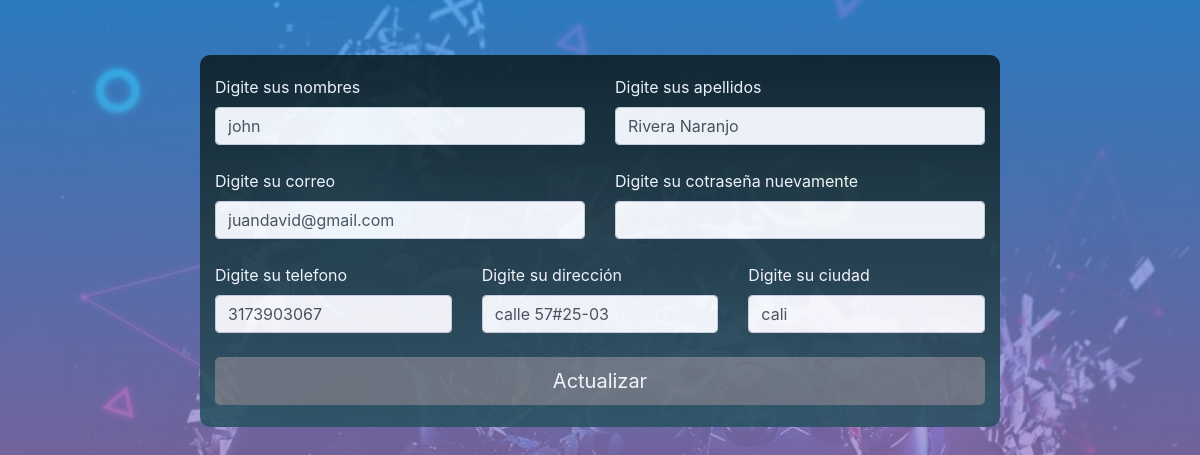
The app's page /crud/usuarios/modificar_usuario.php?idUsuarios=1 with its own data.
### tables this page shows
CREATE TABLE `usuarios` (
  `idUsuarios` int(11) NOT NULL,
  `nombres` varchar(45) DEFAULT NULL,
  `apellidos` varchar(45) DEFAULT NULL,
  `correo` varchar(45) DEFAULT NULL,
  `clave` varchar(45) DEFAULT NULL,
  `telefono` varchar(45) DEFAULT NULL,
  `direccion` varchar(45) DEFAULT NULL,
  `ciudad` varchar(45) DEFAULT NULL,
  `Roles_idRoles` int(11) NOT NULL,
  `estado` int(1) NOT NULL
);

### crud/usuarios/modificar_usuario.php (the view, shortened to what this page needs)
<?php
  require('../conexion.php');
  $idUsuarios=$_GET['idUsuarios'];
  $query="SELECT idUsuarios,nombres,apellidos,correo,clave,telefono,direccion,ciudad FROM usuarios WHERE idUsuarios='$idUsuarios'";
  $resultado=$con->query($query);
  $row=$resultado->fetch_assoc() or die($conn->error);
 ?>
<!DOCTYPE html>
<html lang="en">
<head>
     <link href="../../bootstrap/bootstrap.min.css" rel="stylesheet">
     <link href="../../css/usuario.css" rel="stylesheet">
  </head>
  <body>
     <div class="container">
     <form method="post" action="modificar_usuario_validar.php">
       <div class="row">
         <div class="col">
           <label for="">Digite sus nombres</label>
           <input type="text" class="form-control" name="nombres" value="<?php echo $row['nombres'];?>" required pattern="[A-Za-z\s]{1,40}" title="Solo letras" id=""><br>
         </div>
         <div class="col">
           <label for="">Digite sus apellidos</label>
           <input type="text" class="form-control" name="apellidos" value="<?php echo $row['apellidos'];?>" required pattern="[A-Za-z\s]{1,40}" title="Solo letras" id=""><br>
         </div>
       </div>
       <div class="row">
         <div class="col">
           <label for="">Digite su correo</label>
           <input type="email" class="form-control" name="correo" value="<?php echo $row['correo'];?>" required><br>
         </div>
         <div class="col">
           <label for="">Digite su cotraseña nuevamente</label>
           <input type="password" class="form-control" value="" required name="contraseña"  id=""><br>
         </div>
       </div>
       <div class="row">
         <div class="col">
           <label for="">Digite su telefono</label>
           <input type="tel" class="form-control" name="telefono" value="<?php echo $row['telefono'];?>" required pattern="[0-9]{1,15}" title="Solo numeros" id=""><br>
         </div>
         <div class="col">
           <label for="">Digite su dirección</label>
           <input type="text" class="form-control" name="direccion" value="<?php echo $row['direccion'];?>" required id=""><br>
         </div>
         <div class="col">
           <label for="">Digite su ciudad</label>
           <input type="text" class="form-control" required name="ciudad" value="<?php echo $row['ciudad'];?>" id=""><br>
         </div>
       </div>
          <input type="submit" class="btn btn-secondary btn-lg btn-block" value="Actualizar"/>
     </form>
     </div>
  </body>
</html>

### css/usuario.css (style rules this page uses)
body { background: linear-gradient(rgba(52,148,230,.8), rgba(236,110,173,.7)),url('../imagenes/fondo_home.jpg') no-repeat; background-attachment: fixed; background-size: cover; background-position: center; height:100vh; min-height: 100vh; padding-top:55px; margin-left:30px; margin-right:30px; }
label { color:white; }
.container { background: linear-gradient(rgba(15,32,39), rgba(32,58,67), rgba(44,83,100)); opacity:.9; padding-bottom: 22px; border-radius:10px; padding-top:20px; }
@media (min-width: 1200px) { .container { max-width: 800px; } }

### records on screen
usuarios: nombres "john", apellidos "Rivera Naranjo", correo "juandavid@gmail.com", telefono "3173903067", direccion "calle 57#25-03", ciudad "cali"
